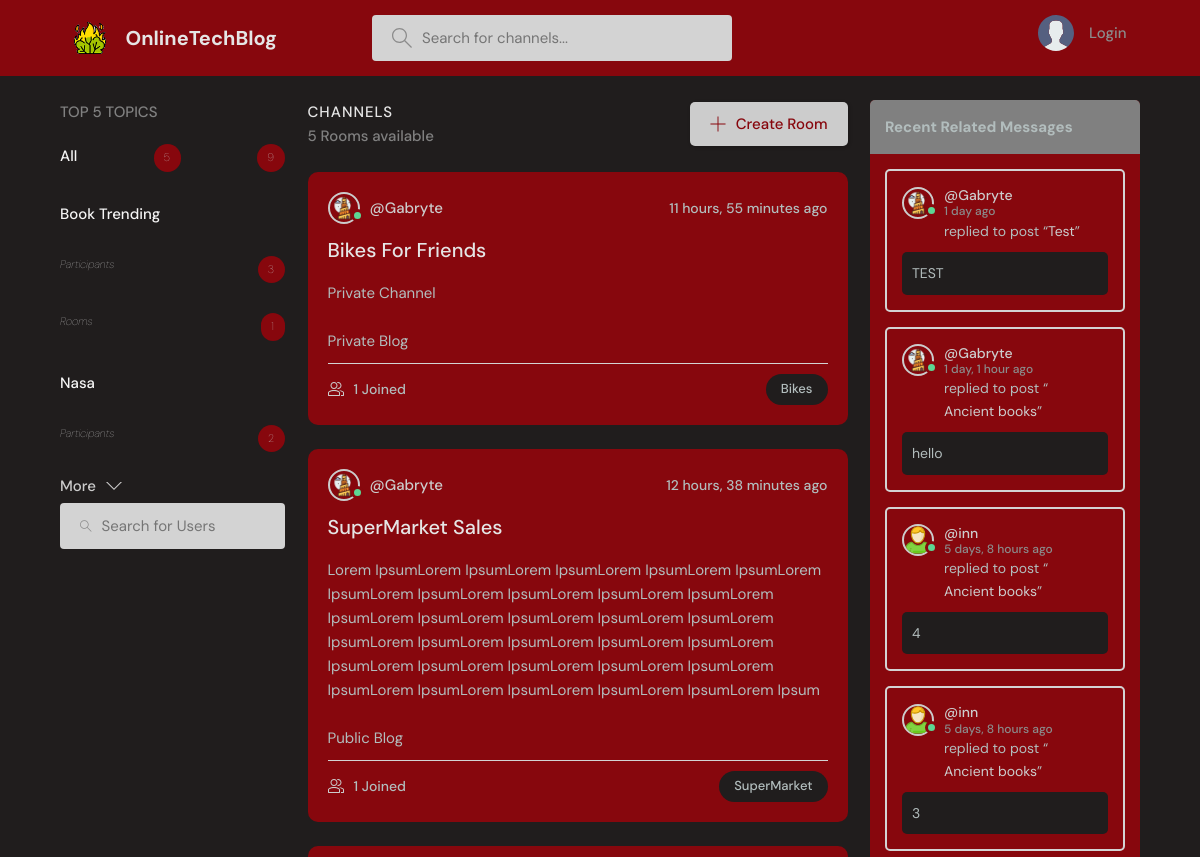
/ (upper part), run on an earlier commit of the app's database.
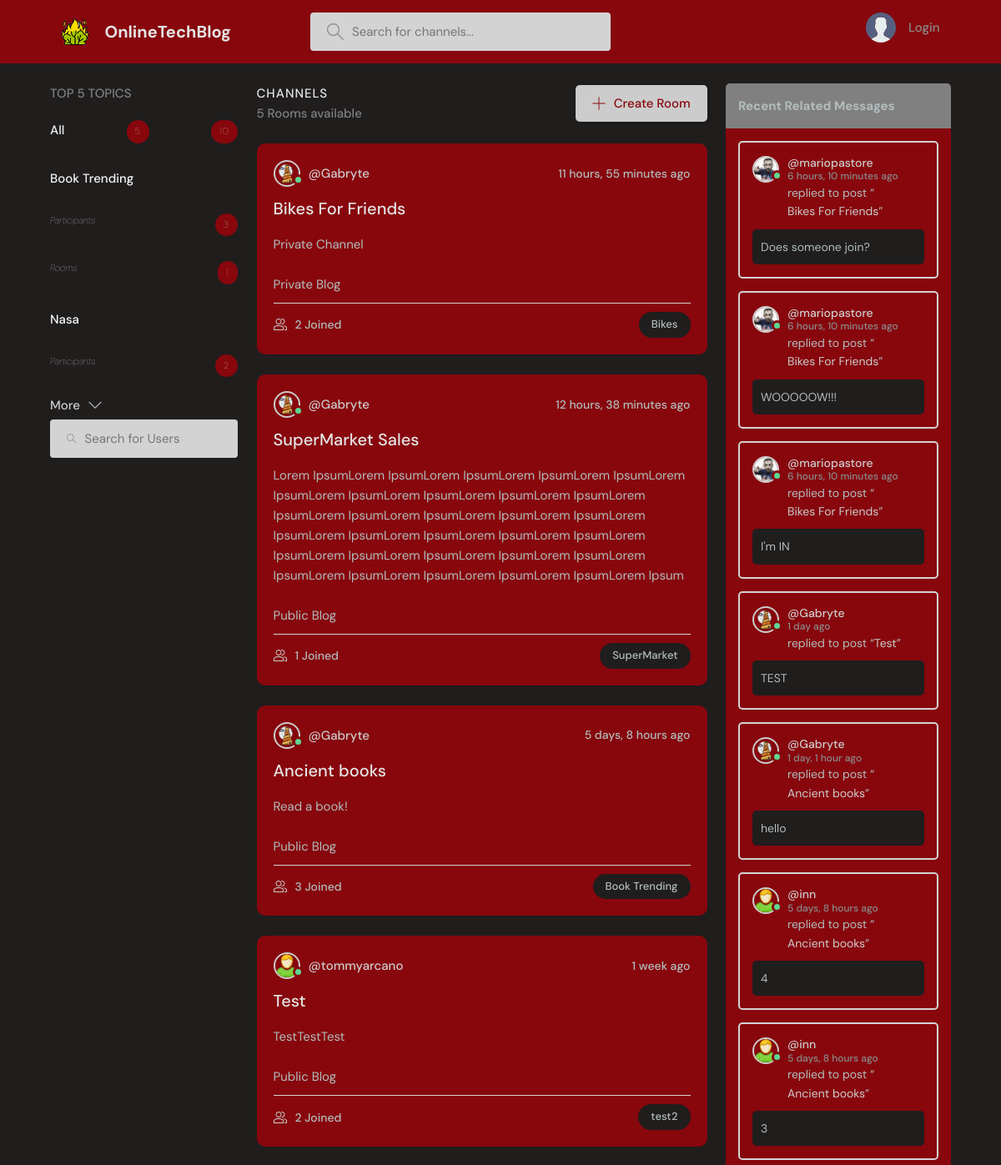
And on a later commit of the database.
### baseProject/models.py (models this page shows, shortened)
class Topic(models.Model):
    name = models.CharField(max_length=10, unique=True)

class Room(models.Model):
    host = models.ForeignKey(User, on_delete=models.SET_NULL, null=True)
    participants = models.ManyToManyField(User, related_name='participants', blank=True)
    topic = models.ForeignKey(Topic, null=True, blank=True,on_delete=models.SET_NULL)
    name = models.CharField(max_length=200, unique=True)
    description = models.TextField(null=True, blank=True)
    friendsOnly = models.BooleanField(default=False)
    updated = models.DateTimeField(auto_now=True)
    created = models.DateTimeField(auto_now_add=True)
    class Meta:
        ordering = ('-updated','-created')
    def __str__(self):
        return self.name

class User(AbstractUser):
    name = models.CharField(max_length=200, null=True)
    surname = models.CharField(max_length=200, null=True)
    email = models.EmailField(unique=True,null=True)
    status = models.TextField(null=True)
    icon = models.ImageField(null=True, default="userBase.svg")
    showFriendsMessages = models.BooleanField(default=False)
    USERNAME_FIELD = 'email'
    REQUIRED_FIELDS = []

class Message(models.Model):
    user = models.ForeignKey(User, on_delete=models.CASCADE)
    room = models.ForeignKey(Room, on_delete=models.CASCADE)
    body = models.TextField()
    image = models.ImageField(null=True, blank=True)
    updated = models.DateTimeField(auto_now=True)
    created = models.DateTimeField(auto_now_add=True)
    likes = models.ManyToManyField(User, related_name='comment')
    class Meta:
        ordering = ('-updated','-created')

### baseProject/views.py (the view)
# urls.py: 2. Add a URL to urlpatterns:  path('', views.home, name='home')
def home(request):
    page = 'home'
    q = request.GET.get('q') if request.GET.get('q') != None else ''
    rooms = Room.objects.filter(
        Q(topic__name__icontains=q) | Q(name__icontains=q) | Q(description__icontains=q)).order_by('-updated')
    num = 5
    topic = Topic.objects.annotate(num_participants=Count('room__participants'), num_rooms=Count('room')).order_by(
        '-num_participants', '-num_rooms')[0:num]
    total_participants = topic.aggregate(total_participants=Sum('num_participants')).get('total_participants', 0)
    rooms_count = rooms.count()
    room_messages = Message.objects.filter(Q(room__topic__name__icontains=q))
    friend_messages, requestFriendsExists = checkForFriendsMessages(request)
    context = {'rooms': rooms, 'topics': topic, 'rooms_count': rooms_count, 'room_messages': room_messages, "num": num,
               "total_participants": total_participants, "friend_messages": friend_messages, "page": page,
               "requestFriendsExists": requestFriendsExists}
    return render(request, 'baseProject/home.html', context)

### baseProject/templates/baseProject/home.html (shortened to what this page needs)
{% extends 'main.html' %}
{% block content %}
<main class="layout layout--3">
      <div class="container">
          {% include 'baseProject/topic_inside.html' %}
        <div class="roomList">
          <div class="roomList__header">
            <div>
              <h2>Channels</h2>
              <p>{{ rooms_count }} Rooms available</p>
            </div>
            <a class="btn btn--main" href="{% url 'create-room' %}">
              <svg version="1.1" xmlns="http://www.w3.org/2000/svg" width="32" height="32" viewBox="0 0 32 32">
                <title>add</title>
                <path
                  d="M16.943 0.943h-1.885v14.115h-14.115v1.885h14.115v14.115h1.885v-14.115h14.115v-1.885h-14.115v-14.115z"
                ></path>
              </svg>
              Create Room
            </a>
          </div>
            {% if page == 'home' %}
          {% include 'baseProject/central_home.html' %}
            {% else %}
                {% include 'baseProject/central_home_for_usersearch.html' %}
            {% endif %}
        </div>
          {% include 'baseProject/feed_inside.html' %}
      </div>
    </main>
{% endblock content%}

### baseProject/templates/baseProject/topic_inside.html (shortened to what this page needs)
<div class="topics">
    <div class="topics__header">
        <h2>Top {{ num }} Topics</h2>
    </div>
    <ul class="listTopics">
        <li>
            <a href="{% url 'home' %}">All
                <span class="numberPro">{{ topics.count }}</span><span class="numberPro">{{ total_participants }}</span></a>
        </li>
        {% for topic in topics %}
            <li>
                <a href="{% url 'home' %}?q={{ topic.name }}">{{ topic.name }}</a>
            </li>
            <li>
                <a><i>Participants</i><span class="numberPro">{{ topic.num_participants }}</span></a>
            </li>
            <li>
                <a><i>Rooms</i><span class="numberPro">{{ topic.room_set.all.count }}</span></a>
            </li>
        {% endfor %}
    </ul>
    <a class="btn btn--link" href="{% url 'arguments' %}">
        More
        <svg version="1.1" xmlns="http://www.w3.org/2000/svg" width="32" height="32" viewBox="0 0 32 32">
            <title>chevron-down</title>
            <path d="M16 21l-13-13h-3l16 16 16-16h-3l-13 13z"></path>
        </svg>
    </a>
    <form action="{% url 'userSearch' %}" method="GET" class="searchBar">
        <label>
            <input name="q" placeholder="Search for Users"/>
        </label>
    </form>
</div>

### baseProject/templates/baseProject/central_home.html (shortened to what this page needs)
{% for room in rooms %}
    <div class="RoomIteratedLister">
        <div class="ChannelListerRoomHeaderBlock">
            <a href="{% url 'user-profile' room.host.id %}" class="HostRoomChannelLister">
                {% if room.host.is_authenticated %}
                    <div class="avatar avatar--small active">
                        <img src="{{ room.host.icon.url }}"/>
                    </div>
                {% else %}
                    <div class="avatar avatar--small">
                        <img src="{{ room.host.icon.url }}"/>
                    </div>
                {% endif %}
                <span>@{{ room.host.username }}</span>
            </a>
            <div class="ChannelLastActionMessage">
                <span>{{ room.created|timesince }} ago</span>
            </div>
        </div>
        <div class="ContentChannelRoomList">
            <a href="{% url 'check' room.id %}">{{ room.name }}</a>
            <p>{{ room.description }}</p>
            <br/>
            {% if room.friendsOnly %}
                <p>Private Blog</p>
            {% else %}
                <p>Public Blog</p>
            {% endif %}
        </div>
        <div class="ChannelMetaRoom">
            <a href="{% url 'check' room.id %}" class="ChannelListChannelJoined">
                {{ room.participants.all.count }} Joined
            </a>
            <p class="ChannelListTopicRoom">{{ room.topic.name }}</p>
        </div>
    </div>
{% endfor %}

### baseProject/templates/baseProject/feed_inside.html (shortened to what the changed rows need)
{% if requestFriendsExists and request.user.showFriendsMessages == True %}
    <div class="LastMessagesFromUsers">
        <div class="layout__boxHeader">
            <h2>Friend Messages</h2>
        </div>
        {% for activity in friend_messages %}
            <div class="ActivitiesBoxingBox">
                <div class="activities__boxHeader ChannelListerRoomHeaderBlock">
                    <a href="{% url 'user-profile' activity.user.id %}" class="HostRoomChannelLister">
                        {% if activity.user.is_authenticated %}
                            <div class="avatar avatar--small active">
                                <img src="{{ activity.user.icon.url }}"/>
                            </div>
                        {% else %}
                            <div class="avatar avatar--small">
                                <img src="{{ activity.user.icon.url }}"/>
                            </div>
                        {% endif %}
                        <p>
                            @{{ activity.user.username }}
                            <span>{{ activity.created|timesince }} ago</span>
                        </p>
                    </a>
                </div>
                <div class="BoxingContentActivities">
                    <p>replied to post “<a href="{% url 'check' activity.room.id %}">{{ activity.room }}</a>”</p>
                    <div class="ActivitiesBoxingRoomChannelContent">
                        {{ activity.body }}
                    </div>
                </div>
            </div>
        {% endfor %}
    </div>
{% else %}
    <div class="LastMessagesFromUsers">
        <div class="layout__boxHeader">
            {% if page == 'userSearch' %}
                <h2>Recent Searched Users Messages</h2>
            {% else %}
                <h2>Recent Related Messages</h2>
            {% endif %}
        </div>
        {% if page == 'userSearch' %}
            {% for activity in searched_users_messages %}
                <div class="ActivitiesBoxingBox">
                    <div class="activities__boxHeader ChannelListerRoomHeaderBlock">
                        <a href="{% url 'user-profile' activity.user.id %}" class="HostRoomChannelLister">
                            {% if activity.user.is_authenticated %}
                                <div class="avatar avatar--small active">
                                    <img src="{{ activity.user.icon.url }}"/>
                                </div>
                            {% else %}
                                <div class="avatar avatar--small">
                                    <img src="{{ activity.user.icon.url }}"/>
                                </div>
                            {% endif %}
                            <p>
                                @{{ activity.user.username }}
                                <span>{{ activity.created|timesince }} ago</span>
                            </p>
                        </a>
                        {% if request.user == activity.user %}
                            <div class="ChannelLastActionMessage">
                                <a href="{% url 'delete-comment' activity.id %}">
                                    <svg version="1.1" xmlns="http://www.w3.org/2000/svg" width="32" height="32"
                                         viewBox="0 0 32 32">
                                        <title>remove</title>
                                        <path
                                                d="M27.314 6.019l-1.333-1.333-9.98 9.981-9.981-9.981-1.333 1.333 9.981 9.981-9.981 9.98 1.333 1.333 9.981-9.98 9.98 9.98 1.333-1.333-9.98-9.98 9.98-9.981z"
                                        ></path>
                                    </svg>
                                </a>
                            </div>
                        {% endif %}
                    </div>
                    <div class="BoxingContentActivities">
                        <p>replied to post “<a href="{% url 'check' activity.room.id %}">{{ activity.room }}</a>”</p>
                        <div class="ActivitiesBoxingRoomChannelContent">
                            {{ activity.body }}
                        </div>
                    </div>
                </div>
            {% endfor %}
        {% else %}
            {% for activity in room_messages %}
                <div class="ActivitiesBoxingBox">
                    <div class="activities__boxHeader ChannelListerRoomHeaderBlock">
                        <a href="{% url 'user-profile' activity.user.id %}" class="HostRoomChannelLister">
                            {% if activity.user.is_authenticated %}
                                <div class="avatar avatar--small active">
                                    <img src="{{ activity.user.icon.url }}"/>
                                </div>
                            {% else %}
                                <div class="avatar avatar--small">
                                    <img src="{{ activity.user.icon.url }}"/>
                                </div>
                            {% endif %}
                            <p>
                                @{{ activity.user.username }}
                                <span>{{ activity.created|timesince }} ago</span>
                            </p>
                        </a>
                    </div>
                    <div class="BoxingContentActivities">
                        <p>replied to post “<a href="{% url 'check' activity.room.id %}">{{ activity.room }}</a>”</p>
                        <div class="ActivitiesBoxingRoomChannelContent">
                            {{ activity.body }}
                        </div>
                    </div>
                </div>
            {% endfor %}
        {% endif %}
    </div>
{% endif %}

What changed in the data, as far as the page shows it:
computed for Room "Bikes For Friends": participants.all.count "1" → "2"
now on this page (row unchanged): Room: host.icon (picture), host.username "Gabryte", created "5 days, 8 hours", name "Ancient books", description "Read a book!", friendsOnly "Public Blog", participants.all.count "3", topic.name "Book Trending"
now on this page (row unchanged): Room: host.icon (picture), host.username "tommyarcano", created "1 week", name "Test", description "TestTestTest", friendsOnly "Public Blog", participants.all.count "2", topic.name "test2"
added Message: user.icon (picture), user.username "mariopastore", created "6 hours, 10 minutes", room "Bikes For Friends", body "Does someone join?"
added Message: user.icon (picture), user.username "mariopastore", created "6 hours, 10 minutes", room "Bikes For Friends", body "WOOOOOW!!!"
added Message: user.icon (picture), user.username "mariopastore", created "6 hours, 10 minutes", room "Bikes For Friends", body "I'm IN"
Also different on the page:
{{ total_participants }}: "9" → "10"
